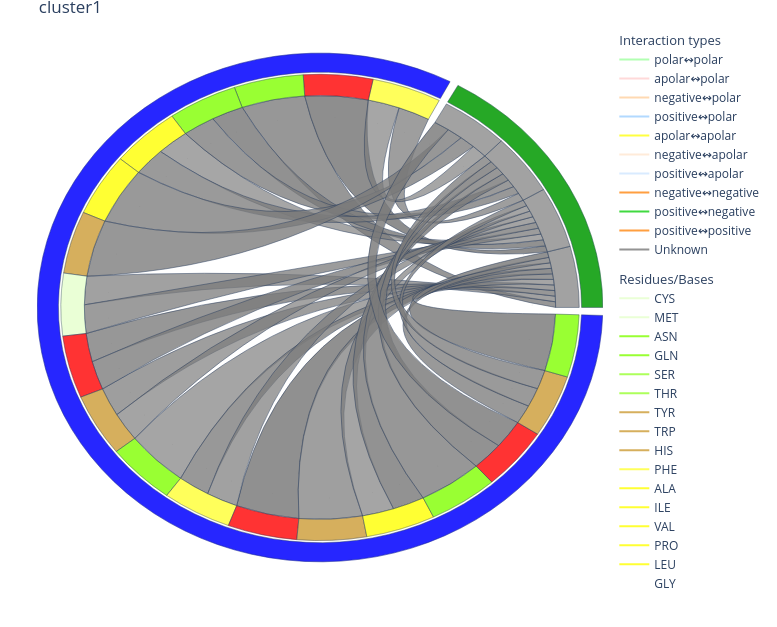

Notebook cell for this chart:
### Markdown cell above
---
# **Contact Analysis**

We have added a contact analysis module to HADDOCK3 that generates for each cluster both a contact matrix of the entire system showing all contacts within a 4.5Å cutoff and a chord chart representation of intermolecular contacts.

In the current workflow we run, those files can be found in the `13_contactmap` directory. These are again html files with interactive plots (hover with your mouse over the plots).

This file taken from the pre-computed run can be visualized by executing the next cell which will visualize the contacts of the first ranked cluster (cluster 1).

__*Can you identify which residue(s) make(s) the most intermolecular contacts?*__

### Code cell
#@title View the contact chord chart
import json
import re
from plotly.offline import iplot
from IPython.display import display

# Specify the path to the HTML file containing the chord chart
html_file_path = PROJECT_DIR / "runs" / "run_prot-glycan-full" / "13_contactmap" / "cluster1_chordchart.html"

# Read the HTML file
with open(html_file_path, 'r') as f:
    html_content = f.read()

# Use a regular expression to find the script tag containing the plot data
# The id of the script tag might vary, so a more general pattern is used
# We assume the plot data is within a script tag with type="application/json"
match_plot = re.search(r'<script.*?type="application/json".*?>\s*(.*?)\s*</script>', html_content, re.DOTALL)

if match_plot:
    json_data_str_plot = match_plot.group(1)
    # Load the JSON data
    plot_data = json.loads(json_data_str_plot)
    # Display the plot using iplot
    iplot(plot_data)
else:
    print(f"Could not find the plot data in the HTML file at {html_file_path}")
